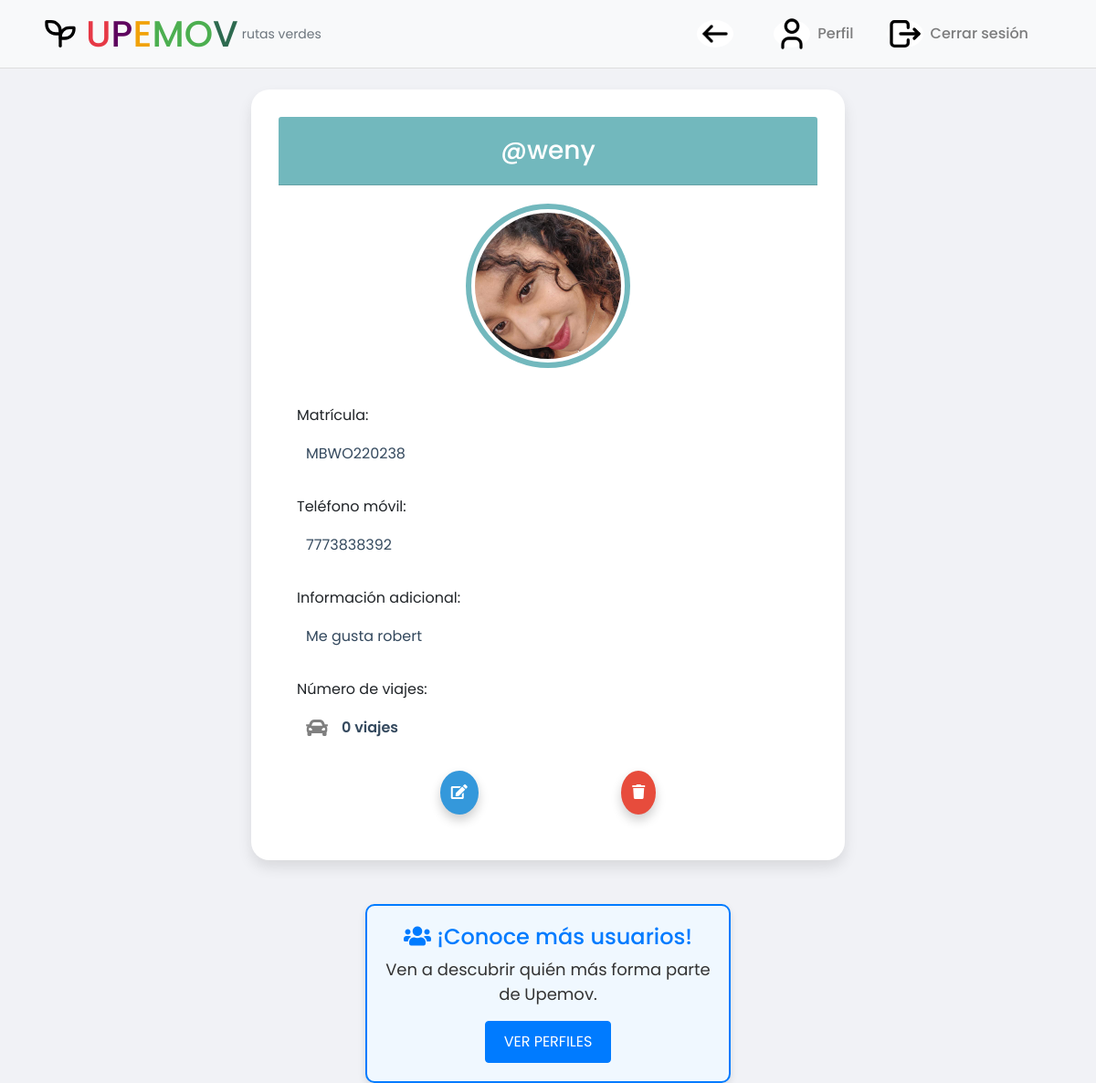
Page /view/perfil/verificar_perfil_c.php (signed in) on the committed database.
### tables this page shows
CREATE TABLE perfiles (
    id INT NOT NULL AUTO_INCREMENT PRIMARY KEY,
    idAlumno INT NOT NULL,
    nombreUser TEXT NULL,
    matricula TEXT NULL,
    telefono TEXT NOT NULL,
    valoracion ENUM('1', '2', '3', '4', '5') NULL,
    viajes INT NULL,
    informacion TEXT NULL,
    imagen VARCHAR(255) NULL,
    FOREIGN KEY (idAlumno) REFERENCES usuarios(id) 
    ON DELETE CASCADE 
    ON UPDATE CASCADE
);

### view/perfil/mostrarperfil_c.php (the view, shortened to what this page needs)
<?php
include '../conductor/header_conductor.php';
?>
<!DOCTYPE html>
<html lang="es">
<head>
    <link href="https://stackpath.bootstrapcdn.com/bootstrap/4.5.2/css/bootstrap.min.css" rel="stylesheet">
    <link href="https://cdnjs.cloudflare.com/ajax/libs/font-awesome/5.15.4/css/all.min.css" rel="stylesheet">
    <link href="../../public/css/perfil.css" rel="stylesheet">
</head>
<body>
    <div class="container mt-5">
        <div class="card">
            <div class="card-header text-center">
                <h2>@<?php echo htmlspecialchars($userData['nombreUser']); ?></h2>
            </div>
            <div class="card-body">
                <div class="text-center mb-4">
                    <?php
                    if (!empty($userData['imagen'])) {
                        echo '<img id="fotoPerfil" src="../' . htmlspecialchars($userData['imagen']) . '" alt="Foto de Perfil" class="img-thumbnail mb-3">';
                    } else {
                        echo '<img id="fotoPerfil" src="../../public/img/perfil.svg" alt="Foto de Perfil" class="img-thumbnail mb-3">';
                    }
                    ?>
                </div>
                <div class="form-group">
                    <label>Matrícula:</label>
                    <p class="profile-info" id="matriculaUsuario"><?php echo htmlspecialchars($userData['matricula']); ?></p>
                </div>
                <div class="form-group">
                    <label>Teléfono móvil:</label>
                    <p class="profile-info" id="telefonoUsuario"><?php echo htmlspecialchars($userData['telefono']); ?></p>
                </div>
                <div class="form-group">
                    <label>Información adicional:</label>
                    <p class="profile-info" id="infoUsuario"><?php echo htmlspecialchars($userData['informacion']); ?></p>
                </div>
                <div class="form-group">
                    <label>Número de viajes:</label>
                    <div class="profile-info" id="viajesUsuario">
                        <i class="fas fa-car cart-icon"></i>
                        <span><?php echo htmlspecialchars($userData['viajes']); ?> viajes</span>
                    </div>
                </div>
                <div class="icon-buttons">
                    <a href="update_perfil_c.php?idAlumno=<?php echo  $idAlumno; ?>"  class="edit" title="Editar perfil">
                        <i class="fas fa-edit"></i>
                    </a>
                    <a href="../../controller/delete_perfil.php?idAlumno=<?php echo $idAlumno; ?>" class="delete" title="Eliminar perfil" onclick="return confirm('¿Estás seguro de que deseas eliminar este perfil?');">
                        <i class="fas fa-trash"></i>
                    </a>
                </div>
            </div>
        </div>
    </div>
    <div class="container mt-5">
        <div class="other-profiles-container">
            <h3><i class="fas fa-users"></i> ¡Conoce más usuarios!</h3>
            <p>Ven a descubrir quién más forma parte de Upemov.</p>
            <a href="perfiles_c.php" class="btn btn-info">
                Ver perfiles
            </a>
        </div>
    </div>
</body>
</html>

### public/css/header.css (style rules this page uses)
body { padding-top: 80px; }

### public/css/perfil.css (style rules this page uses)
body { background-color: #f1f2f6; font-family: 'Poppins', sans-serif; padding-top: 50px; }
.card { max-width: 650px; margin: auto; box-shadow: 0 8px 15px rgba(0, 0, 0, 0.1); border-radius: 20px; background-color: #ffffff; padding: 30px; border: none; }
.card-header { background-color: #72b8bd; color: white; padding: 20px; border-radius: 15px 15px 0 0; font-weight: 600; }
.card-header h2 { margin: 0; font-size: 28px; }
#fotoPerfil { border-radius: 50%; width: 180px; height: 180px; object-fit: cover; transition: transform 0.3s ease; margin-bottom: 20px; border: 6px solid #72b8bd; }
.form-group { margin-bottom: 1.5rem; }
.profile-info { font-size: 16px; padding: 10px; font-weight: normal; color: #34495e; }
.icon-buttons { display: flex; justify-content: space-evenly; margin-top: 25px; }
.icon-buttons a { color: white; padding: 12px; border-radius: 50%; text-align: center; text-decoration: none; box-shadow: 0 6px 12px rgba(0, 0, 0, 0.2); }
.icon-buttons .edit { background-color: #3498db; }
.icon-buttons .delete { background-color: #e74c3c; }
.cart-icon { font-size: 24px; color: #808080; margin-right: 10px; transition: transform 0.3s ease, color 0.3s ease; }
#viajesUsuario { font-size: 16px; font-weight: normal; color: #34495e; display: flex; align-items: center; }
#viajesUsuario span { font-size: 16px; font-weight: 600; margin-left: 5px; }
.other-profiles-container { background-color: #f0f8ff; border: 2px solid #007bff; border-radius: 10px; padding: 20px; box-shadow: 0 4px 8px rgba(0, 0, 0, 0.1); text-align: center; max-width: 400px; margin: 0 auto; }
.other-profiles-container h3 { font-size: 24px; color: #007bff; }
.other-profiles-container p { font-size: 18px; color: #333; }
.other-profiles-container .btn-info { background-color: #007bff; border-color: #007bff; color: #fff; padding: 10px 20px; font-size: 16px; text-transform: uppercase; }

### rows in the picture
perfiles: nombreUser "weny", imagen (picture), matricula "MBWO220238", telefono "7773838392", informacion "Me gusta robert", viajes "0"
